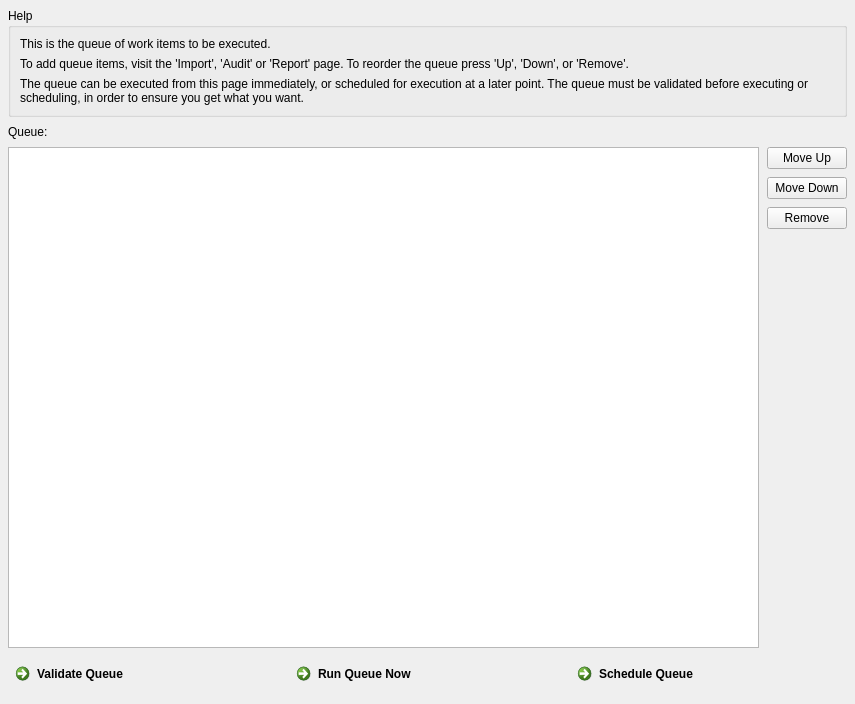
<?xml version="1.0" encoding="UTF-8"?>
<ui version="4.0">
 <class>QueueForm</class>
 <widget class="QWidget" name="QueueForm">
  <property name="geometry">
   <rect>
    <x>0</x>
    <y>0</y>
    <width>855</width>
    <height>704</height>
   </rect>
  </property>
  <property name="sizePolicy">
   <sizepolicy hsizetype="Expanding" vsizetype="Expanding">
    <horstretch>0</horstretch>
    <verstretch>0</verstretch>
   </sizepolicy>
  </property>
  <property name="windowTitle">
   <string>Form</string>
  </property>
  <layout class="QVBoxLayout" name="verticalLayout_4">
   <property name="spacing">
    <number>8</number>
   </property>
   <property name="leftMargin">
    <number>8</number>
   </property>
   <property name="topMargin">
    <number>8</number>
   </property>
   <property name="rightMargin">
    <number>8</number>
   </property>
   <property name="bottomMargin">
    <number>8</number>
   </property>
   <item>
    <widget class="QGroupBox" name="help">
     <property name="title">
      <string>Help</string>
     </property>
     <layout class="QVBoxLayout" name="verticalLayout_5">
      <item>
       <widget class="QLabel" name="label_3">
        <property name="sizePolicy">
         <sizepolicy hsizetype="Preferred" vsizetype="Preferred">
          <horstretch>0</horstretch>
          <verstretch>0</verstretch>
         </sizepolicy>
        </property>
        <property name="text">
         <string>This is the queue of work items to be executed.</string>
        </property>
        <property name="wordWrap">
         <bool>true</bool>
        </property>
       </widget>
      </item>
      <item>
       <widget class="QLabel" name="label_4">
        <property name="sizePolicy">
         <sizepolicy hsizetype="Preferred" vsizetype="Preferred">
          <horstretch>0</horstretch>
          <verstretch>0</verstretch>
         </sizepolicy>
        </property>
        <property name="text">
         <string>To add queue items, visit the 'Import', 'Audit' or 'Report' page. To reorder the queue press 'Up', 'Down', or 'Remove'. </string>
        </property>
        <property name="wordWrap">
         <bool>true</bool>
        </property>
       </widget>
      </item>
      <item>
       <widget class="QLabel" name="label_5">
        <property name="sizePolicy">
         <sizepolicy hsizetype="Preferred" vsizetype="Preferred">
          <horstretch>0</horstretch>
          <verstretch>0</verstretch>
         </sizepolicy>
        </property>
        <property name="text">
         <string>The queue can be executed from this page immediately, or scheduled for execution at a later point. The queue must be validated before executing or scheduling, in order to ensure you get what you want.</string>
        </property>
        <property name="scaledContents">
         <bool>false</bool>
        </property>
        <property name="wordWrap">
         <bool>true</bool>
        </property>
       </widget>
      </item>
     </layout>
    </widget>
   </item>
   <item>
    <widget class="QLabel" name="label">
     <property name="text">
      <string>Queue:</string>
     </property>
    </widget>
   </item>
   <item>
    <layout class="QVBoxLayout" name="verticalLayout">
     <item>
      <layout class="QHBoxLayout" name="horizontalLayout">
       <item>
        <widget class="QTableWidget" name="queueTable">
         <property name="sizePolicy">
          <sizepolicy hsizetype="Expanding" vsizetype="Expanding">
           <horstretch>0</horstretch>
           <verstretch>1</verstretch>
          </sizepolicy>
         </property>
         <property name="editTriggers">
          <set>QAbstractItemView::NoEditTriggers</set>
         </property>
         <property name="selectionMode">
          <enum>QAbstractItemView::SingleSelection</enum>
         </property>
         <property name="selectionBehavior">
          <enum>QAbstractItemView::SelectRows</enum>
         </property>
        </widget>
       </item>
       <item>
        <layout class="QVBoxLayout" name="verticalLayout_2">
         <item>
          <widget class="QPushButton" name="moveUpButton">
           <property name="text">
            <string>Move Up</string>
           </property>
          </widget>
         </item>
         <item>
          <widget class="QPushButton" name="moveDownButton">
           <property name="text">
            <string>Move Down</string>
           </property>
          </widget>
         </item>
         <item>
          <widget class="QPushButton" name="removeButton">
           <property name="text">
            <string>Remove</string>
           </property>
          </widget>
         </item>
         <item>
          <spacer name="verticalSpacer">
           <property name="orientation">
            <enum>Qt::Vertical</enum>
           </property>
           <property name="sizeHint" stdset="0">
            <size>
             <width>20</width>
             <height>40</height>
            </size>
           </property>
          </spacer>
         </item>
        </layout>
       </item>
      </layout>
     </item>
    </layout>
   </item>
   <item>
    <layout class="QHBoxLayout" name="horizontalLayout_2">
     <property name="rightMargin">
      <number>4</number>
     </property>
     <property name="bottomMargin">
      <number>4</number>
     </property>
     <item>
      <widget class="QCommandLinkButton" name="validateQueueButton">
       <property name="text">
        <string>Validate Queue</string>
       </property>
       <property name="icon">
        <iconset resource="../../lc7/resources/darkstyle.qrc">
         <normaloff>:/qss_icons/rc/commandlink.png</normaloff>:/qss_icons/rc/commandlink.png</iconset>
       </property>
       <property name="iconSize">
        <size>
         <width>24</width>
         <height>24</height>
        </size>
       </property>
      </widget>
     </item>
     <item>
      <widget class="QCommandLinkButton" name="runQueueButton">
       <property name="text">
        <string>Run Queue Now</string>
       </property>
       <property name="icon">
        <iconset resource="../../lc7/resources/darkstyle.qrc">
         <normaloff>:/qss_icons/rc/commandlink.png</normaloff>:/qss_icons/rc/commandlink.png</iconset>
       </property>
       <property name="iconSize">
        <size>
         <width>24</width>
         <height>24</height>
        </size>
       </property>
      </widget>
     </item>
     <item>
      <widget class="QCommandLinkButton" name="scheduleQueueButton">
       <property name="text">
        <string>Schedule Queue</string>
       </property>
       <property name="icon">
        <iconset resource="../../lc7/resources/darkstyle.qrc">
         <normaloff>:/qss_icons/rc/commandlink.png</normaloff>:/qss_icons/rc/commandlink.png</iconset>
       </property>
       <property name="iconSize">
        <size>
         <width>24</width>
         <height>24</height>
        </size>
       </property>
       <property name="shortcut">
        <string>Ctrl+S</string>
       </property>
      </widget>
     </item>
    </layout>
   </item>
  </layout>
 </widget>
 <resources>
  <include location="../../lc7/resources/darkstyle.qrc"/>
 </resources>
 <connections/>
</ui>
